Frame 1 (no input): blank canvas, image omitted
Frame 60 (the mouse pressed at the canvas centre just before this capture): blank canvas, image omitted
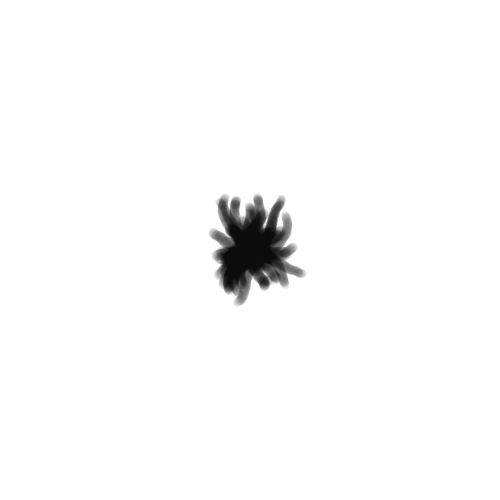
Frame 120 (the mouse held since frame 60 and released just before this capture)

The Processing sketch whose frames 1 and 60 were blank and that drew this single picture after the mouse press (run headless with seeded random() and noise(); from frame 60 on, the mouse is pressed at the canvas centre):

// Processing sketch: processing_60845
// ── processing_60845.pde

snake[] snakes = new snake[0];
void setup() {
  background(255);
  size(500, 500);
  stroke(0, 0, 0, 10);
  smooth();
}
void draw() {
  for(int i = 0; i < snakes.length; i++) {
    if(!snakes[i].done())
    snakes[i].go();
  }
  if(mousePressed) {
    snakes = (snake[]) append(snakes, new snake(mouseX, mouseY, 15, random(100), 1));
  }
}
void mousePressed() {
  fill(255, 255, 255, 150);
  rect(0, 0, width, height);
  for(int i = 0; i < snakes.length; i++) {
    snakes[i].tm = 1;
  }
}
class snake {
  float X;
  float Y;
  float rot;
  float V;
  float tm;
  int fm;
  snake(int tX, int tY, float tfm, float trot, float tV) {
    X = tX;
    Y = tY;
    rot = trot;
    tm = tfm;
    V = tV;
  }
  void go() {
    V += random(-0.03, 0.03);
    tm /= 1.01;
    strokeWeight(tm);
    rot += random(-0.2, 0.2);
    line(X, Y, X + V*sin(rot), Y + V*cos(rot));
    line(X, Y, X + V*sin(rot), Y + V*cos(rot));
    X += V*sin(rot);
    Y += V*cos(rot);
    fm++;
    if(random(400) > 398.5-(fm/20)) {
      snakes = (snake[]) append(snakes, new snake(int(X), int(Y), tm, rot + random(-0.2, 0.2), V));
    }
  }
  boolean done() {
    if(tm < 1.01) {
      return true;
    }else{
      return false;
    }
  }
}
